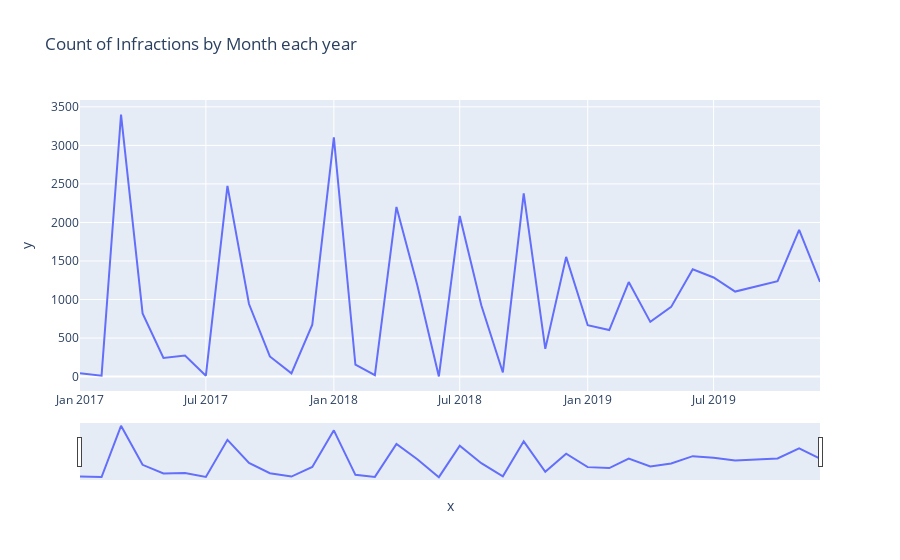

The cell this chart's notebook holds for it:
### Code cell
fig = px.line(x=agg_data_month_every_year.index.astype('datetime64[ns]'),
              y=agg_data_month_every_year.iloc[:,0],title='Count of Infractions by Month each year')                  #,range_x=['2017-01-01','2019-12-1'])
fig.update_xaxes(rangeslider_visible=True)
fig.show()

### Figure 1 — Plotly figure (JSON) as saved in the notebook; plotly's stock layout.template omitted (floating-point values rounded to 4 significant figures)
{"data": [{"hovertemplate": "x=%{x}<br>y=%{y}<extra></extra>", "legendgroup": "", "line": {"color": "#636efa", "dash": "solid"}, "mode": "lines", "name": "", "orientation": "v", "showlegend": false, "type": "scatter", "x": ["2017-01-01T00:00:00", "2017-02-01T00:00:00", "2017-03-01T00:00:00", "2017-04-01T00:00:00", "2017-05-01T00:00:00", "2017-06-01T00:00:00", "2017-07-01T00:00:00", "2017-08-01T00:00:00", "2017-09-01T00:00:00", "2017-10-01T00:00:00", "2017-11-01T00:00:00", "2017-12-01T00:00:00", "2018-01-01T00:00:00", "2018-02-01T00:00:00", "2018-03-01T00:00:00", "2018-04-01T00:00:00", "2018-05-01T00:00:00", "2018-06-01T00:00:00", "2018-07-01T00:00:00", "2018-08-01T00:00:00", "2018-09-01T00:00:00", "2018-10-01T00:00:00", "2018-11-01T00:00:00", "2018-12-01T00:00:00", "2019-01-01T00:00:00", "2019-02-01T00:00:00", "2019-03-01T00:00:00", "2019-04-01T00:00:00", "2019-05-01T00:00:00", "2019-06-01T00:00:00", "2019-07-01T00:00:00", "2019-08-01T00:00:00", "2019-10-01T00:00:00", "2019-11-01T00:00:00", "2019-12-01T00:00:00"], "xaxis": "x", "y": [43, 12, 3400, 820, 242, 274, 12, 2475, 942, 261, 42, 674, 3104, 154, 18, 2201, 1184, 2, 2084, 925, 54, 2376, 360, 1553, 666, 604, 1227, 710, 904, 1393, 1286, 1103, 1239, 1905, 1228], "yaxis": "y"}], "layout": {"legend": {"tracegroupgap": 0}, "title": {"text": "Count of Infractions by Month each year"}, "xaxis": {"anchor": "y", "domain": [0, 1], "rangeslider": {"visible": true}, "title": {"text": "x"}}, "yaxis": {"anchor": "x", "domain": [0, 1], "title": {"text": "y"}}}}
